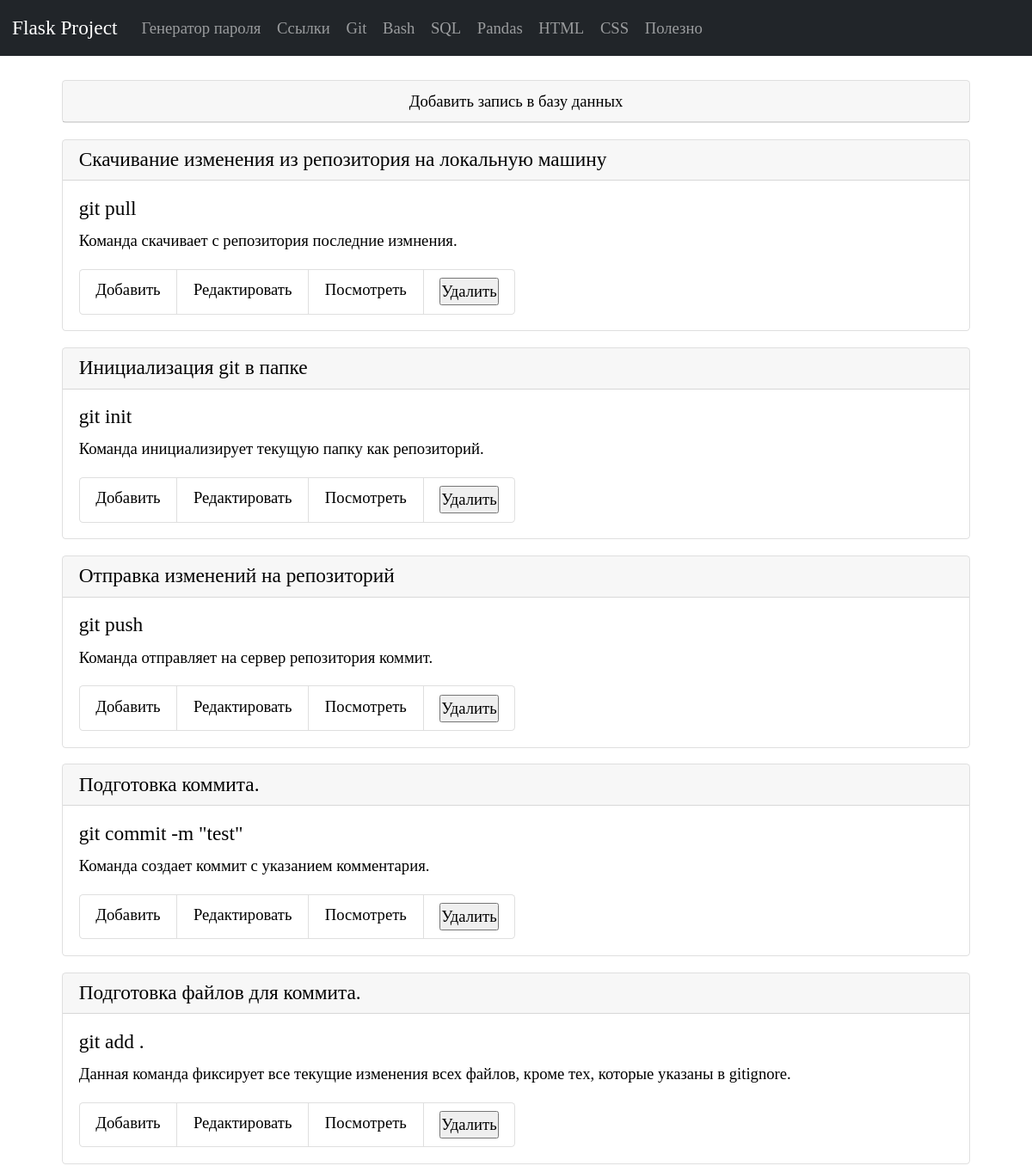
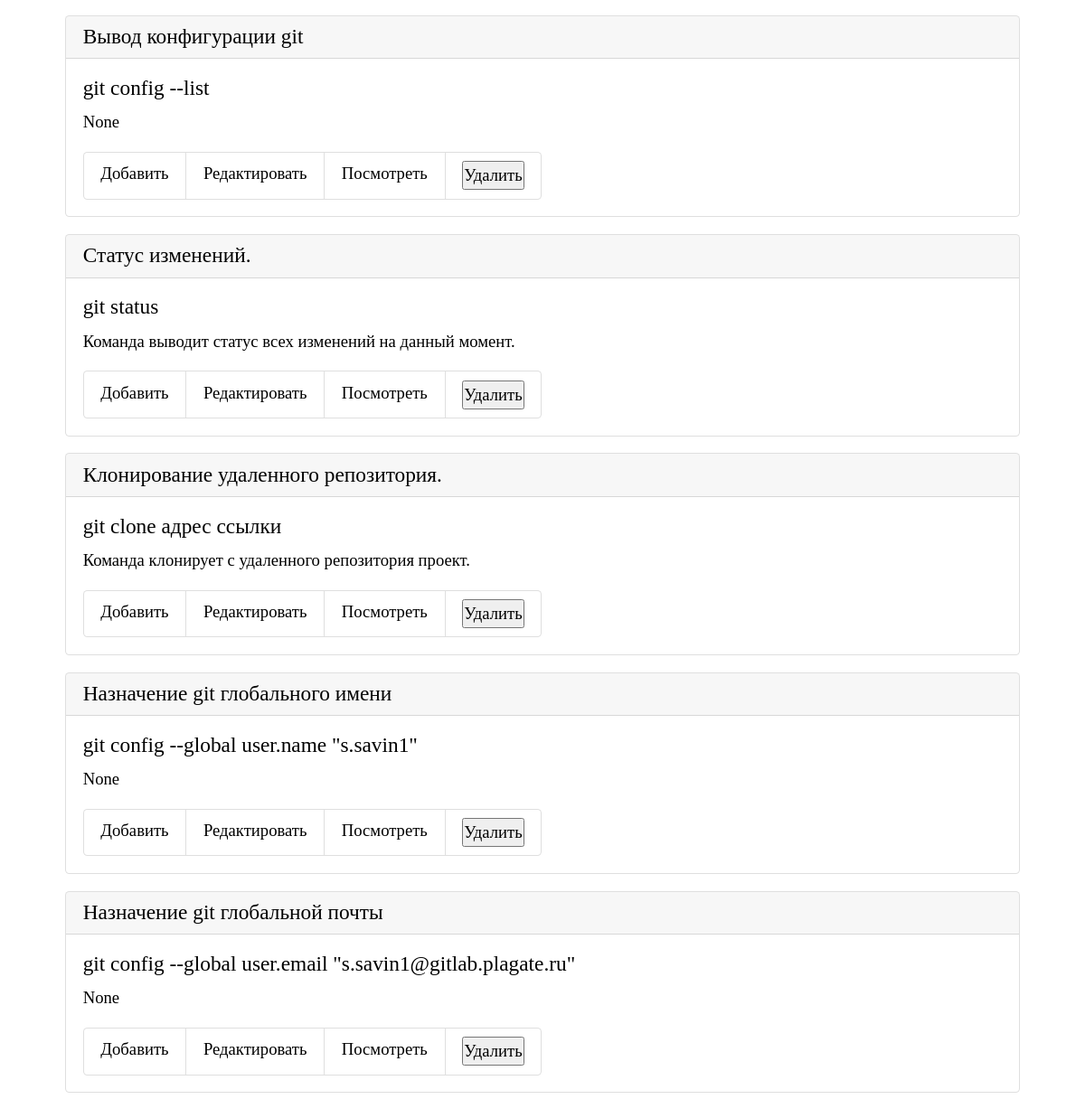
/git, run on the app's committed database (2 pictures, top to bottom).
### tables this page shows
CREATE TABLE git (
    git_id INTEGER PRIMARY KEY AUTOINCREMENT,
    git_command TEXT NOT NULL,
    git_name TEXT NOT NULL
  , git_description TEXT);

### app.py (the view)
@app.route("/git")
def git_list_commands():
    conn = get_db_connection()
    git_list = conn.execute("SELECT * FROM git ORDER BY 1 DESC").fetchall()
    conn.close()
    return render_template("git/git_list_commands.html",
                           git_list=git_list, )

### app.py (called while the page is built)
def get_db_connection():
    conn = sqlite3.connect("database.db")
    conn.row_factory = sqlite3.Row
    return conn

### templates/git/git_list_commands.html
{% extends "base.html" %} {% block title %}Команды Git{% endblock %} {% block content %}
<div class="container p-4">
   <div class="card mb-3">
      <div class="card-header text-center">
         <a href="{{ url_for('add_git_command') }}">Добавить запись в базу данных</a>
      </div>
   </div>
   {% for git_list in git_list %}
   <div class="card mb-3">
      <h5 class="card-header">{{ git_list['git_name'] }}</h5>
      <div class="card-body">
         <h5 class="card-title">{{ git_list['git_command'] }}</h5>
         <p class="card-text">{{ git_list['git_description'] }}</p>
         <ul class="list-group list-group-horizontal">
            <li class="list-group-item">
               <a href="{{ url_for('add_git_command') }}">Добавить</a>
            </li>
            <li class="list-group-item">
               <a href="{{ url_for('edit_git_command', git_id=git_list['git_id']) }}">Редактировать</a>
            </li>
            <li class="list-group-item">
               <a href="{{ url_for('get_post_git_command', git_id=git_list['git_id']) }}">Посмотреть</a>
            </li>
            <li class="list-group-item">
               <form action="{{ url_for('delete_git_command', git_id=git_list['git_id']) }}" class="add" method="POST">
                  <input type="submit" value="Удалить"
                     onclick="return confirm('Вы уверены что хотите удалить запись?')" />
               </form>
            </li>
         </ul>
      </div>
   </div>
   {% endfor %}
</div>
{% endblock %}

### static/styles.css (style rules this page uses)
* { font-family: Bahnschrift; font-size: 14pt; color: black; margin: 0; padding: 0; }
a { color: black; text-decoration: none; }

### data on the page
git: git_name "Скачивание изменения из репозитория на локальную машину", git_command "git pull", git_description "Команда скачивает с репозитория последние измнения."
git: git_name "Инициализация git в папке", git_command "git init", git_description "Команда инициализирует текущую папку как репозиторий."
git: git_name "Отправка изменений на репозиторий", git_command "git push", git_description "Команда отправляет на сервер репозитория коммит."
git: git_name "Подготовка коммита.", git_command "git commit -m \"test\"", git_description "Команда создает коммит с указанием комментария."
git: git_name "Подготовка файлов для коммита.", git_command "git add .", git_description "Данная команда фиксирует все текущие изменения всех файлов, кроме тех, которые указаны в gitignore."
git: git_name "Вывод конфигурации git", git_command "git config --list", git_description "None"
git: git_name "Статус изменений.", git_command "git status", git_description "Команда выводит статус всех изменений на данный момент."
git: git_name "Клонирование удаленного репозитория.", git_command "git clone адрес ссылки", git_description "Команда клонирует с удаленного репозитория проект."
git: git_name "Назначение git глобального имени", git_command "git config --global user.name \"s.savin1\"", git_description "None"
git: git_name "Назначение git глобальной почты", git_command "git config --global user.email \"s.savin1@gitlab.plagate.ru\"", git_description "None"
